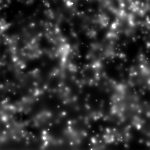
#> input picture Poetry/Fuentes/ra7200_dec99799.png, 150 x 150 px, found by its file name
$ jupyter execute --allow-errors gamma_ray_markov_chain_poems.ipynb   (shell and % lines are left out)
#> lines starting #> are read from the running program, lines starting #| are printed output that depends on the picture
<a href="https://colab.research.google.com/github/physicsIS/Physics-in-Arts/blob/main/gamma_ray_markov_chain_poems.ipynb" target="_parent"></a>

### Generative Poetry

In this notebook, we adapt the algorithm proposed in *Astrophysical Narratives: Poetic Representations of Gamma-Ray Emission via Markov Chains*. This is an algorithm for text generation that adapts the classic Markov chain model to a small corpus, using the distribution of astrophysical gamma-ray sources detected by the FermiLAT satellite as the state matrix.

A long time ago, I stopped caring whether the world knows my mind, my soul, and my heart. So here, in the corpus (in the folder), are the original writings from my hospitalization and the corresponding letters. Please be discreet; what you read is the work of a broken soul that has tried to leave this world but has only managed to give a voice to the stars. These are the visible fragments of a psychiatric patient’s mind, the tears spilled onto paper.

Additionally, there are included writings and songs I’ve cherished throughout my life. Alejandra Pizarnik, Love of Lesbian, Carlos Sadness, among others, accompany my writings.

Keep in mind that most of the results will not make sense, run the poem generator several times until you find a verse that fits to you.
---

[cell 1]
from google.colab import drive
drive.mount('/content/drive')  #------------------------------------------------ Connect Google Drive with Colab to read and store files
                                                                                # or you can add your files directly to the colab

# Install necessary dependencies

import cv2  #------------------------------------------------------------------- OpenCV for image processing
from google.colab.patches import cv2_imshow  #---------------------------------- Display images in Google Colab
import numpy as np  #----------------------------------------------------------- NumPy for numerical operations
import random  #---------------------------------------------------------------- Random number generation
import language_tool_python  #-------------------------------------------------- Grammar checking tool
import spacy  #----------------------------------------------------------------- Natural language processing
import nltk  #------------------------------------------------------------------ NLTK for natural language processing
from nltk.corpus import stopwords, wordnet  #----------------------------------- Stopwords and WordNet for natural language processing
import re  #-------------------------------------------------------------------- Regular expressions for text processing
from gpt4all import GPT4All  #-------------------------------------------------- GPT-4 All language model for text correction
from translate import Translator  #--------------------------------------------- Package for text translation
from deep_translator import GoogleTranslator  #--------------------------------- Package for text translation
from IPython.display import HTML  #--------------------------------------------- Display HTML content in Colab
import math  #------------------------------------------------------------------ Math operations

#> (a cell that did not finish here is left out)

[cell 3]
# Tokenize and lemmatize the corpus of poems using spaCy
def load_poem(path):  #--------------------------------------------------------- Function for tokenization and lemmatization while preserving punctuation
    """"
    The tokenization function uses transformers,
    which can slow down the code depending on
    the size of the corpus being loaded."
    """
    with open(path, "r", encoding="utf-8") as f:
        text = f.read()
    doc = nlp(text)  #---------------------------------------------------------- Process the text with spaCy
    # Process tokens while preserving punctuation and only removing spaces
    processed = [
        token.text if token.is_punct else token.lemma_  #----------------------- Keep original text if punctuation
        for token in doc
        if not token.is_space  #------------------------------------------------ Only removes spaces
    ]
    return processed

# [8 lines of commented-out code are left out]
# [42 lines left out: functions load_tokenized_poem, get_synonym_es, not called in this run]

# [32 lines of commented-out code are left out]
def grammar_corrector(text):
    tool = language_tool_python.LanguageTool('es')
    return tool.correct(text)

# Function to correct the poem using a language model via GPT-4 All
# [6 lines left out: function correct_poem, not called in this run]

[cell 4]
"""
In this section, the corpus is loaded and processed.
This can be any plain text file. The longer the corpus,
the better the results the algorithm will produce.
Users are encouraged to utilize not only their own poems
or texts but also poems, books, and songs they enjoy.
Humans learn by imitation, especially in artistic matters.
We are all influenced by external factors, references,
and more.
"""
# Load image from a specified path
image_0 = cv2.imread("/content/drive/MyDrive/Stars_Poems/Fuentes/ra7200_dec99799.png", cv2.IMREAD_GRAYSCALE)
#> image_0 is the input picture: shape (150, 150); min 0, max 254, mean 52.3
image_1 = cv2.imread("/content/drive/MyDrive/Stars_Poems/Fuentes/ra7200_dec99799_2.png", cv2.IMREAD_GRAYSCALE)
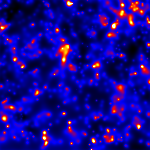
#> input picture Poetry/Fuentes/ra7200_dec99799_2.png, 150 x 150 px, found by its file name
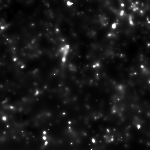
#> image_1: shape (150, 150); min 0, max 254, mean 24.4
image_2 = cv2.imread("/content/drive/MyDrive/Stars_Poems/Fuentes/ra7200_dec99799_3.png", cv2.IMREAD_GRAYSCALE)
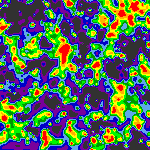
#> input picture Poetry/Fuentes/ra7200_dec99799_3.png, 150 x 150 px, found by its file name
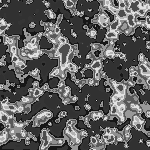
#> image_2: shape (150, 150); min 22, max 225, mean 96.4
image_3 = cv2.imread("/content/drive/MyDrive/Stars_Poems/Fuentes/ra7200_dec99799_4.png", cv2.IMREAD_GRAYSCALE)
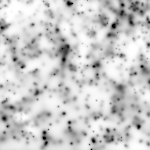
#> input picture Poetry/Fuentes/ra7200_dec99799_4.png, 150 x 150 px, found by its file name
#> image_3 is the input picture: shape (150, 150); min 1, max 255, mean 202.7
cv2_imshow(image_0)  #------------------------------------------------------------ Display the image in a window
cv2_imshow(image_1)  #------------------------------------------------------------ Display the image in a window
cv2_imshow(image_2)  #------------------------------------------------------------ Display the image in a window
cv2_imshow(image_3)  #------------------------------------------------------------ Display the image in a window
print("Image loaded.")

# Load text files for poems from a specified path
#> (the rest of this cell did not finish here and is left out)

poems1 = load_poem("/Corpus/relatos.txt")
poems2 = load_poem("/Corpus/cartas_.txt")
poems3 = load_poem("/Corpus/Garmar_antiguo.txt")
poems4 = load_poem("/Corpus/externos.txt")
poems5 = load_poem("/Corpus/letras.txt")
# etc. add as many files as you need.

# Tokenize text files for poems
poems0_tokenized = load_tokenized_poem("/Corpus/Primer_internamiento.txt")
poems1_tokenized = load_tokenized_poem("/Corpus/relatos.txt")
poems2_tokenized = load_tokenized_poem("/Corpus/cartas_.txt")
poems3_tokenized = load_tokenized_poem("/Corpus/Garmar_antiguo.txt")
poems4_tokenized = load_tokenized_poem("/Corpus/externos.txt")
poems5_tokenized = load_tokenized_poem("/Corpus/letras.txt")
#same here, add as many files as you need them :)

print("Poem files loaded.")

# Combine all lemmatized poems into a single list
# Here you can select if the corpus is lemmatized or tokenized by changing the string "poems"
#poems = poems0 + poems1 + poems2 + poems3 + poems4 + poems5
poems = poems0_tokenized + poems1_tokenized + poems2_tokenized + poems3_tokenized + poems4_tokenized + poems5_tokenized
print("Lemmatized poems unified.")

# Save the result of tokenization and lemmatization to a file with one word per line
#This is useful for compare the correct function of the tokenization and lemmatization funtions
with open("/Outputs/lemmatized_poems.txt", "w", encoding="utf-8") as file:
    file.write('\n'.join(poems))  #--------------------------------------------- Each word on a new line

#with open("/content/drive/MyDrive/Stars_Poems/Outputs/tokenized_poems.txt", "w", encoding="utf-8") as file:
#    file.write('\n'.join(poems_tokenized))  #----------------------------------- Each word on a new line
#print("File with lemmatization generated (one word per line).")

with open("/Outputs/Corpus.txt", "w", encoding="utf-8") as file:
    file.write(' '.join(poems))

print("File with the final corpus.")
